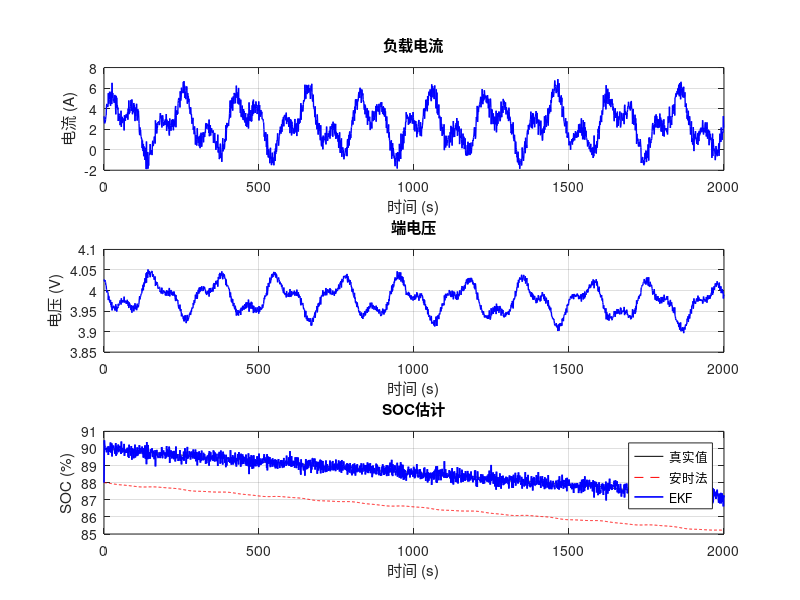

MATLAB code for this plot: (Note: this script raises an error after producing the figure.)
%% 电池SOC估计 - 扩展卡尔曼滤波
% MATLAB R2016b 兼容

clc; close all;
scriptPath = fileparts(mfilename('fullpath'));
addpath(fullfile(scriptPath, '..', 'utils'));

Q_nom = 50; R0 = 0.01; R1 = 0.015; C1 = 2000; tau1 = R1*C1;
V_oc = @(soc) 3.2 + 0.9*soc + 0.1*soc.^2 - 0.05*soc.^3;

dt = 1.0; T = 2000; t = 0:dt:T; n = length(t);
I_load = 2.5 + 2*sin(2*pi*t/200) + 1.5*sin(2*pi*t/80) + 0.5*randn(size(t));

soc_true = zeros(1,n); v1_true = zeros(1,n);
soc = 0.9; v1 = 0;
for k = 1:n
    soc_true(k)=soc; v1_true(k)=v1;
    v1 = v1 + dt*(-v1/tau1 + I_load(k)/C1);
    soc = soc - dt*I_load(k)/(Q_nom*3600);
end

V_term = V_oc(soc_true) - R0*I_load - v1_true + 0.002*randn(size(t));

soc_ah = zeros(1,n); soc_ah(1) = 0.88;
for k = 2:n
    soc_ah(k) = soc_ah(k-1) - dt*I_load(k-1)/(Q_nom*3600);
end

soc_ekf = zeros(1,n); soc_ekf(1) = 0.88;
x = [0.88; 0]; P = diag([0.01^2, 0.001^2]);
Q_w = diag([1e-6, 1e-6]); R_v = 0.002^2;

for k = 2:n
    Ik = I_load(k-1);
    sp = x(1) - dt*Ik/(Q_nom*3600);
    v1p = x(2) + dt*(-x(2)/tau1 + Ik/C1);
    A = [1, 0; 0, 1-dt/tau1];
    Pp = A*P*A' + Q_w;
    Vp = V_oc(sp) - R0*Ik - v1p;
    dOCV = 0.9 + 0.2*sp - 0.15*sp^2;
    C = [dOCV, -1];
    K = Pp*C'/(C*Pp*C' + R_v);
    x = [sp; v1p] + K*(V_term(k) - Vp);
    P = (eye(2) - K*C)*Pp;
    soc_ekf(k) = x(1);
end

figure('Position', [100 100 850 600]);
subplot(3,1,1); plot(t, I_load, 'b-', 'LineWidth', 1);
xlabel('时间 (s)'); ylabel('电流 (A)'); grid on; title('负载电流');
subplot(3,1,2); plot(t, V_term, 'b-', 'LineWidth', 1);
xlabel('时间 (s)'); ylabel('电压 (V)'); grid on; title('端电压');
subplot(3,1,3);
plot(t, soc_true*100, 'k-', t, soc_ah*100, 'r--', t, soc_ekf*100, 'b-', 'LineWidth', 1.2);
xlabel('时间 (s)'); ylabel('SOC (%)');
legend('真实值','安时法','EKF'); grid on; title('SOC估计');

err_ah = soc_ah - soc_true; err_ekf = soc_ekf - soc_true;
fprintf('===== SOC估计结果 =====\n');
fprintf('安时法RMS误差: %.3f%%\n', rms_calculation(err_ah)*100);
fprintf('EKF RMS误差: %.3f%%\n', rms_calculation(err_ekf)*100);
fprintf('安时法终值误差: %.3f%%\n', abs(soc_ah(end)-soc_true(end))*100);
fprintf('EKF终值误差: %.3f%%\n', abs(soc_ekf(end)-soc_true(end))*100);
